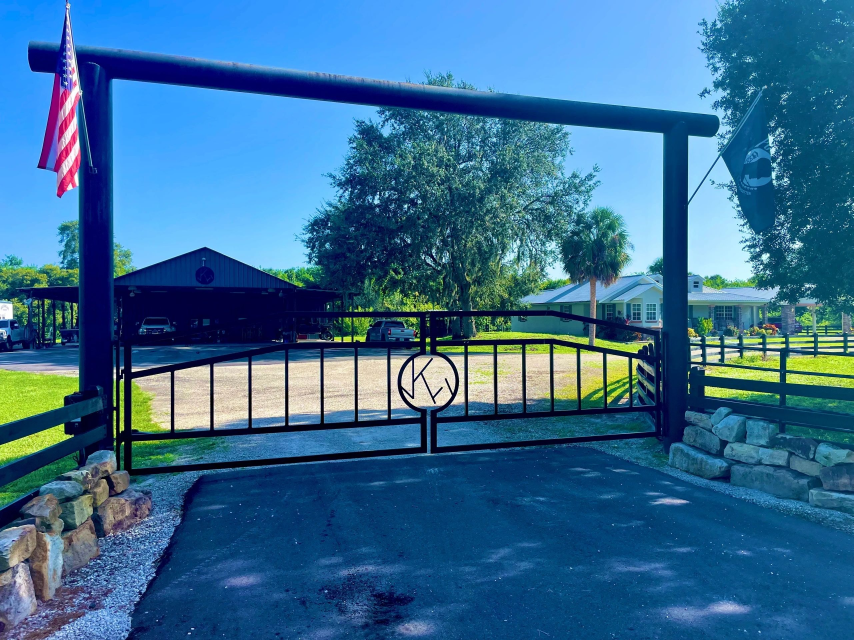
#> input picture dist/assets/gate.jpeg, 2560 x 1920 px (shown at 1/3 size)
$ python prepare_images.py
#> lines starting #> are read from the running program, lines starting #| are printed output that depends on the picture
"""Make responsive WebP copies of the approved source photography (Pillow)."""
from pathlib import Path
from PIL import Image, ImageOps
root=Path(__file__).resolve().parents[1]
sources={'entrance':root/'dist/assets/gate.jpeg'}
sources.update({p.stem:p for p in (root/'source-assets').glob('*') if p.stem in ('detail','custom','operator','driveway','access')})
for name,source in sources.items():
    image=ImageOps.exif_transpose(Image.open(source)).convert('RGB')
#> image is the input picture: PIL image 2560x1920 RGB; mean R, G, B 54.3, 107.8, 147.1
    for width in (640,960,1600):
        copy=image.copy()
        copy.thumbnail((width,10000))
        copy.save(root/f'dist/images/{name}-{width}.webp','WEBP',quality=82,method=6)
#> this loop made 3 passes
#> pass 1, `copy.save(root/f'dist/images/{name}-{width}.webp','WEBP',quality=82,me..`:
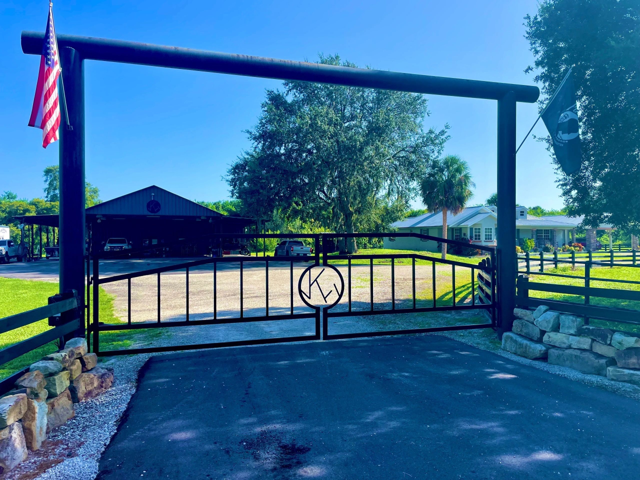
#> saved as entrance-640.webp: PIL image 640x480 RGB; mean R, G, B 54.4, 107.9, 147.2
print(f'Prepared {len(sources)} photographs at three responsive sizes.')
